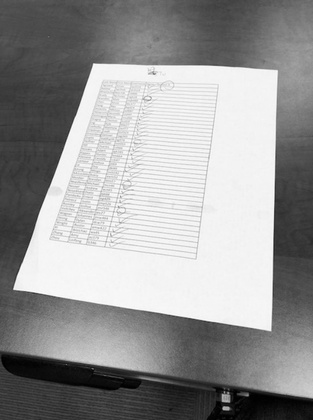
%> input picture paper.jpg, 313 x 420 px, shrunk from 573 x 769 before the run
$ octave part1.m   (GNU Octave 9; MATLAB toolbox functions it lacks are replaced by stand-ins)
%> lines starting %> are read from the running program, lines starting %| are printed output that depends on the picture; in (x1, y1, x2, y2) boxes, pixels count from 0 and x2, y2 are one past the last pixel; in counts of white or black regions, pixels touching at a corner belong together; the program's own positions count from 1
clear;
close all;
clc;

data = imread('paper.jpg');
%> data is the input picture: size 420x313x3 uint8; min 0, max 255, mean 151.4
x = rgb2gray(data);
x = double(x);
%> x: size 420x313 double

derX = [0, 0, 0;
        1/2, 0, -1/2;
        0, 0, 0];

derY = [0, 1/2, 0;
        0, 0, 0;
        0, -1/2, 0];

kernel = fspecial('gaussian', 3, 3);

M = conv2(x, kernel, 'same');

smoothGx = conv2(M, derX, 'same');
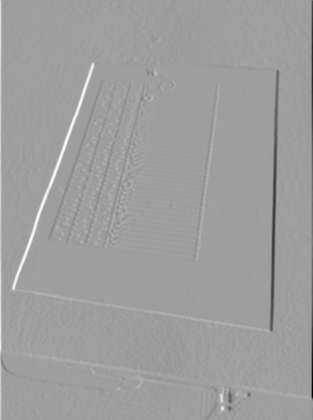
%> smoothGx: size 420x313 double; min -101.8, max 62.27, mean 0; drawn with min black and max white
smoothGy = conv2(M, derY, 'same');
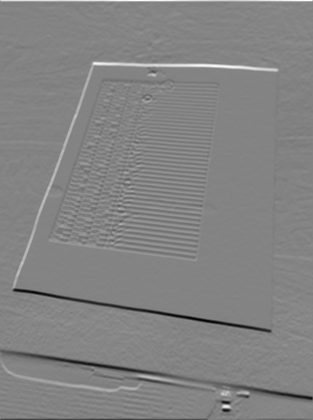
%> smoothGy: size 420x313 double; min -59.72, max 56.05, mean 0; drawn with min black and max white
smoothGXY = sqrt(smoothGx .* smoothGx + smoothGy .* smoothGy);
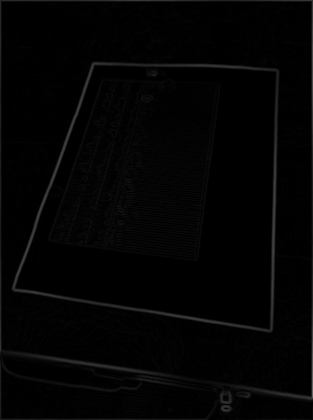
%> smoothGXY: size 420x313 double; min 0, max 101.8, mean 3.9

[m, n] = size(smoothGXY);
%> m = 420; n = 313
sup = zeros(m, n);
Mag = smoothGXY;
smooth = atan2(smoothGy, smoothGx);
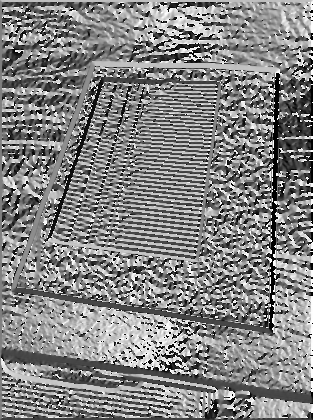
%> smooth: size 420x313 double; min -3.14, max 3.14, mean 0.113; drawn with min black and max white

for i = 2:m-1
    for j = 2:n-1
        angle = rad2deg(smooth(i, j));
        if  (angle >= 7*pi/8 && angle < pi) ||  (angle >= 0 && angle < pi/8)
            row1 = i;
            row2 = i;
            col1 = j + 1;
            col2 = j - 1;
        elseif (angle >= 3*pi/8 && angle < 5*pi/8)
            row1 = i - 1;
            row2 = i + 1;
            col1 = j;
            col2 = j;
        elseif (angle >= pi/8 && angle < 3*pi/8)
            row1 = i + 1;
            row2 = i - 1;
            col1 = j - 1;
            col2 = j + 1;
        else
            row1 = i - 1;
            row2 = i + 1;
            col1 = j - 1;
            col2 = j + 1;
        end

        if (Mag(i, j) > Mag(row1, col1) && Mag(i, j) > Mag(row2, col2))
            sup(i, j) = Mag(i, j);
        end
    end
end
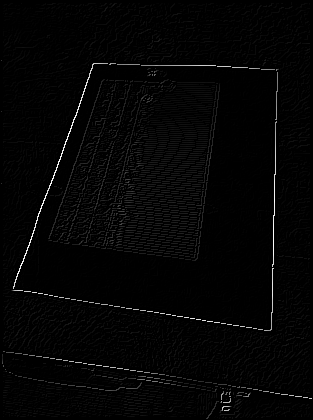
%> sup: size 420x313 double; min 0, max 66.37, mean 1.3; drawn with min black and max white
%> after the loop, col1 = 311; col2 = 313; row1 = 418; row2 = 420

sup_max = max(sup(:));
%> sup_max = 66.37
th = 0.6 * sup_max;
%> th = 39.82
tl = 0.2 * sup_max;
%> tl = 13.27
r1 = sup >= th;
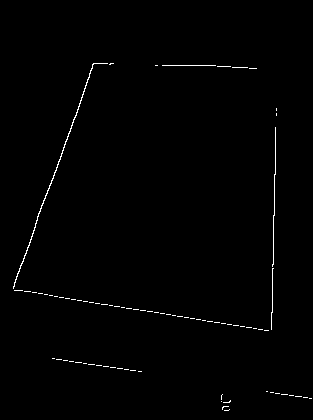
%> r1: size 420x313 logical; 0.76% white in thin lines or dots, all inside (x1, y1, x2, y2) = (13, 63, 312, 411)
r2 = (sup >= tl) & (sup < th);
%> r2: size 420x313 logical; 0.5% white in thin lines or dots, all inside (x1, y1, x2, y2) = (2, 63, 278, 419)
eImg = zeros(size(sup));
eImg(r1) = 1;
eImg(r2) = 0.03;
%> eImg: size 420x313 double; min 0, max 1, mean 0.00773

dilated_image = eImg;
structuring_element = ones(3);

for i = 2:m-1
    for j = 2:n-1
        if eImg(i, j) == 1
            dilated_image(i-1:i+1, j-1:j+1) = max(dilated_image(i-1:i+1, j-1:j+1), structuring_element);
        end
    end
end
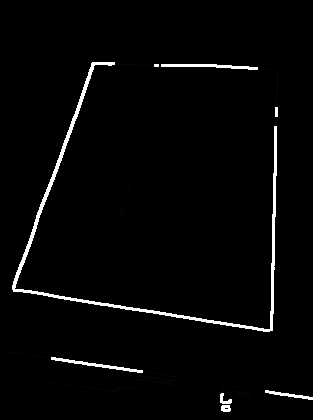
%> dilated_image: size 420x313 double; min 0, max 1, mean 0.0255


figure;
imshow(data);
title('Original Image');


figure;
imshow(dilated_image);
title('Edge Image');
